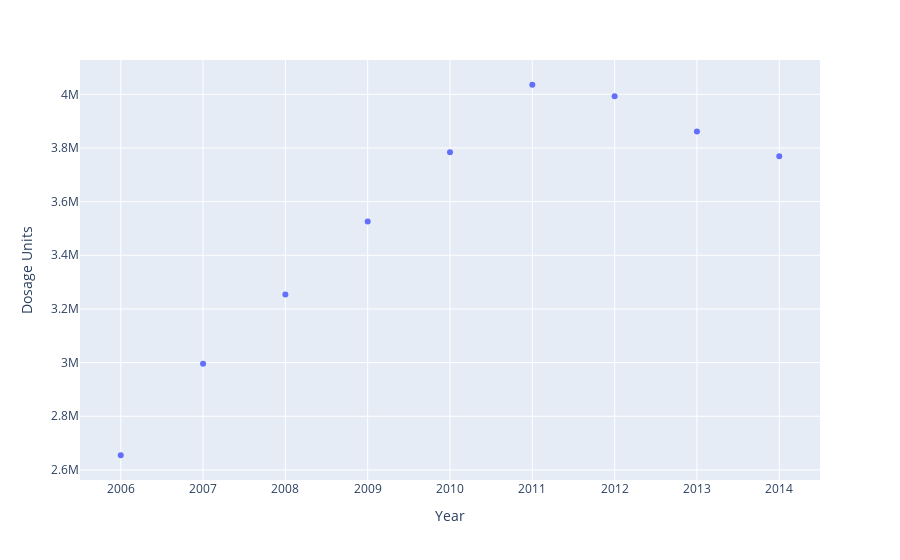

This figure's notebook cell:
### Code cell
annual_avg = annual[["year","DOSAGE_UNIT"]].apply(pd.to_numeric)
annual_avg = annual_avg.groupby(["year"], as_index = False).mean()
annual_avg.head()

fig2 = px.scatter(x=annual_avg.year, y=annual_avg.DOSAGE_UNIT, labels={"x":"Year","y":"Dosage Units"})
fig2.show()
fig2.write_html("hw4Scatter.html")

### Figure 1 — Plotly figure (JSON) as saved in the notebook; plotly's stock layout.template omitted (floating-point values rounded to 4 significant figures)
{"data": [{"hovertemplate": "Year=%{x}<br>Dosage Units=%{y}<extra></extra>", "legendgroup": "", "marker": {"color": "#636efa", "symbol": "circle"}, "mode": "markers", "name": "", "orientation": "v", "showlegend": false, "type": "scatter", "x": [2006, 2007, 2008, 2009, 2010, 2011, 2012, 2013, 2014], "xaxis": "x", "y": [2655000.0, 2996000.0, 3254000.0, 3526000.0, 3784000.0, 4036000.0, 3993000.0, 3862000.0, 3769000.0], "yaxis": "y"}], "layout": {"autosize": true, "legend": {"tracegroupgap": 0}, "margin": {"t": 60}, "xaxis": {"anchor": "y", "autorange": true, "domain": [0, 1], "range": [2006.0, 2014.0], "title": {"text": "Year"}, "type": "linear"}, "yaxis": {"anchor": "x", "autorange": true, "domain": [0, 1], "range": [2548000.0, 4143000.0], "title": {"text": "Dosage Units"}, "type": "linear"}}}
